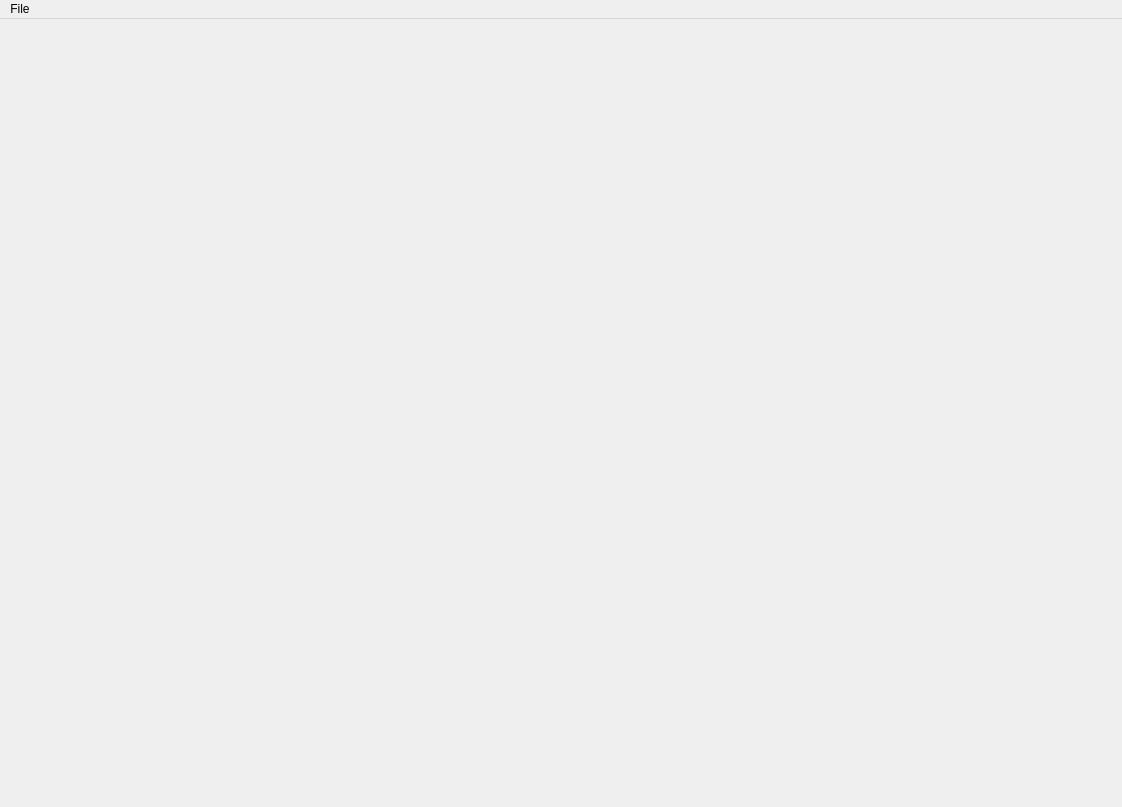
<?xml version="1.0" encoding="UTF-8"?>
<ui version="4.0">
 <class>MainWindow</class>
 <widget class="QMainWindow" name="MainWindow">
  <property name="geometry">
   <rect>
    <x>0</x>
    <y>0</y>
    <width>1122</width>
    <height>807</height>
   </rect>
  </property>
  <property name="windowTitle">
   <string>MultiAsset</string>
  </property>
  <widget class="QWidget" name="centralwidget">
   <layout class="QGridLayout" name="gridLayout">
    <property name="leftMargin">
     <number>0</number>
    </property>
    <property name="topMargin">
     <number>0</number>
    </property>
    <property name="rightMargin">
     <number>0</number>
    </property>
    <property name="bottomMargin">
     <number>0</number>
    </property>
   </layout>
  </widget>
  <widget class="QMenuBar" name="menuBar">
   <property name="geometry">
    <rect>
     <x>0</x>
     <y>0</y>
     <width>1122</width>
     <height>21</height>
    </rect>
   </property>
   <widget class="QMenu" name="menuFile">
    <property name="title">
     <string>File</string>
    </property>
    <addaction name="ActionOpen"/>
   </widget>
   <addaction name="menuFile"/>
  </widget>
  <action name="ActionOpen">
   <property name="text">
    <string>Open</string>
   </property>
  </action>
 </widget>
 <resources/>
 <connections/>
</ui>
